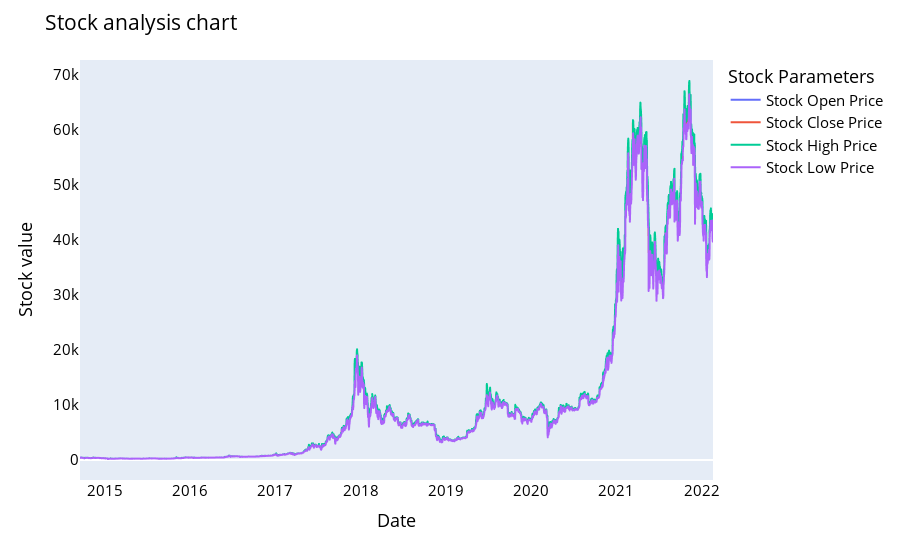

The notebook cell saved with this chart:
### Code cell
names = cycle(['Stock Open Price','Stock Close Price','Stock High Price','Stock Low Price'])

fig = px.line(y_overall, x=y_overall.Date, y=[y_overall['Open'], y_overall['Close'],
                                          y_overall['High'], y_overall['Low']],
             labels={'Date': 'Date','value':'Stock value'})
fig.update_layout(title_text='Stock analysis chart', font_size=15, font_color='black',legend_title_text='Stock Parameters')
fig.for_each_trace(lambda t:  t.update(name = next(names)))
fig.update_xaxes(showgrid=False)
fig.update_yaxes(showgrid=False)

fig.show()

### Figure 1 — Plotly figure (JSON) as saved in the notebook; plotly's stock layout.template omitted (floating-point values rounded to 4 significant figures; data arrays with more than 128 entries replaced by an {"elided": "..."} marker saying what was removed)
{"data": [{"hovertemplate": "variable=Open<br>Date=%{x}<br>Stock value=%{y}<extra></extra>", "legendgroup": "Open", "line": {"color": "#636efa", "dash": "solid"}, "marker": {"symbol": "circle"}, "mode": "lines", "name": "Stock Open Price", "showlegend": true, "x": {"elided": "2713 str values"}, "xaxis": "x", "y": {"elided": "2713 float values"}, "yaxis": "y", "type": "scattergl"}, {"hovertemplate": "variable=Close<br>Date=%{x}<br>Stock value=%{y}<extra></extra>", "legendgroup": "Close", "line": {"color": "#EF553B", "dash": "solid"}, "marker": {"symbol": "circle"}, "mode": "lines", "name": "Stock Close Price", "showlegend": true, "x": {"elided": "2713 str values"}, "xaxis": "x", "y": {"elided": "2713 float values"}, "yaxis": "y", "type": "scattergl"}, {"hovertemplate": "variable=High<br>Date=%{x}<br>Stock value=%{y}<extra></extra>", "legendgroup": "High", "line": {"color": "#00cc96", "dash": "solid"}, "marker": {"symbol": "circle"}, "mode": "lines", "name": "Stock High Price", "showlegend": true, "x": {"elided": "2713 str values"}, "xaxis": "x", "y": {"elided": "2713 float values"}, "yaxis": "y", "type": "scattergl"}, {"hovertemplate": "variable=Low<br>Date=%{x}<br>Stock value=%{y}<extra></extra>", "legendgroup": "Low", "line": {"color": "#ab63fa", "dash": "solid"}, "marker": {"symbol": "circle"}, "mode": "lines", "name": "Stock Low Price", "showlegend": true, "x": {"elided": "2713 str values"}, "xaxis": "x", "y": {"elided": "2713 float values"}, "yaxis": "y", "type": "scattergl"}], "layout": {"xaxis": {"anchor": "y", "domain": [0, 1], "title": {"text": "Date"}, "showgrid": false}, "yaxis": {"anchor": "x", "domain": [0, 1], "title": {"text": "Stock value"}, "showgrid": false}, "legend": {"title": {"text": "Stock Parameters"}, "tracegroupgap": 0}, "margin": {"t": 60}, "title": {"text": "Stock analysis chart"}, "font": {"size": 15, "color": "black"}}}
